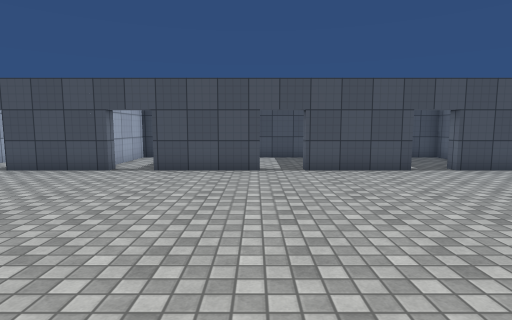
view 1 (above)

24 first-person views from a walk through a Unity game level. The camera is 1.4 m above the floor, tilts 6° down and sees 80° across. Doors are open. The floor is counted in squares, 1 m on a side. Each view is taken from the middle of a square. On the plan, view 1 faces up. The plan holds only what a view shows up to about 14 squares ahead; the rest is blank. The place goes on beyond the plan. Surface patterns are stand-ins for the level's own textures.

view 2
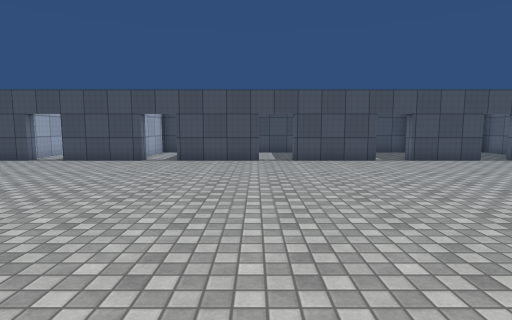

view 3
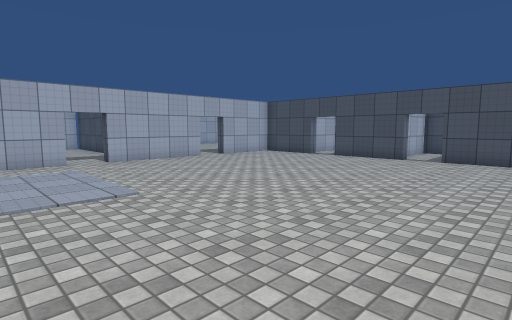

view 4
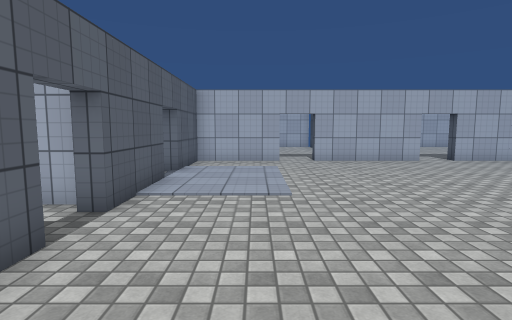

view 5
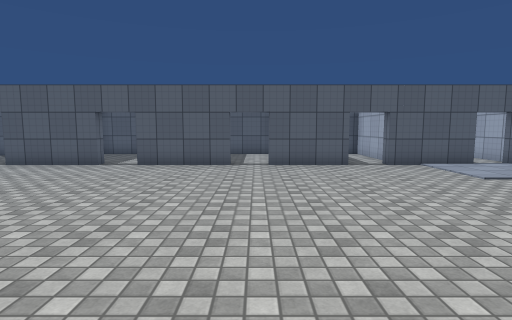

view 6
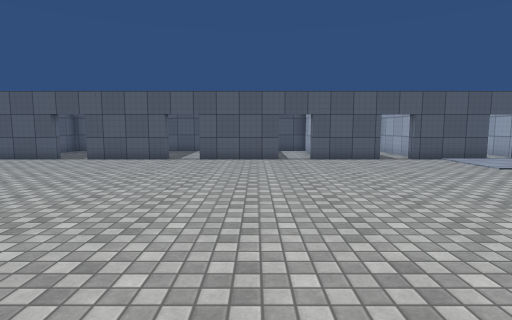

view 7
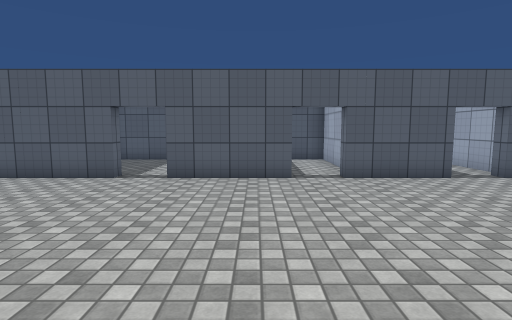

view 8
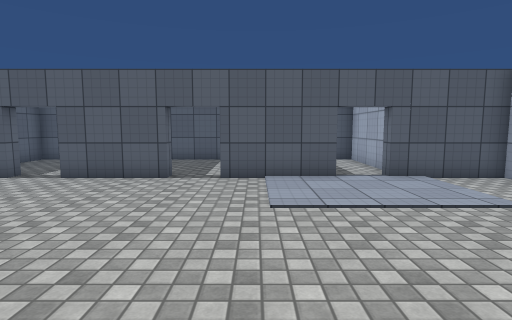

view 9
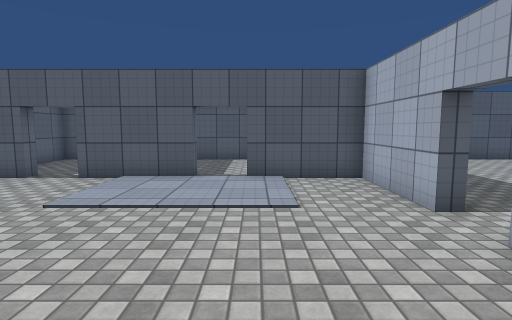

view 10
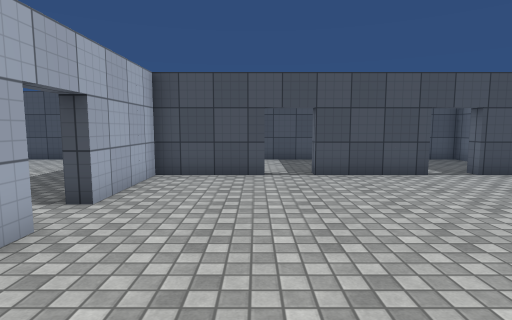

view 11
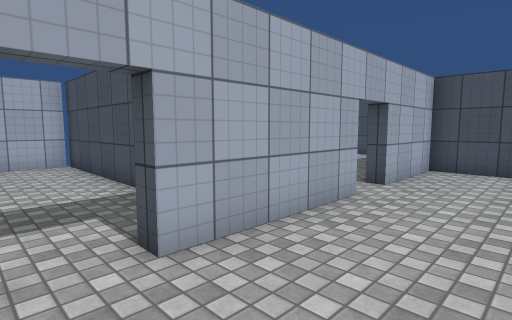

view 12
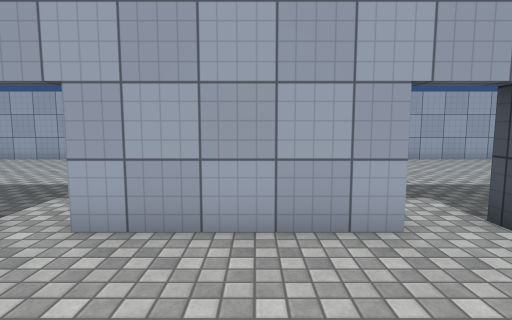

view 13
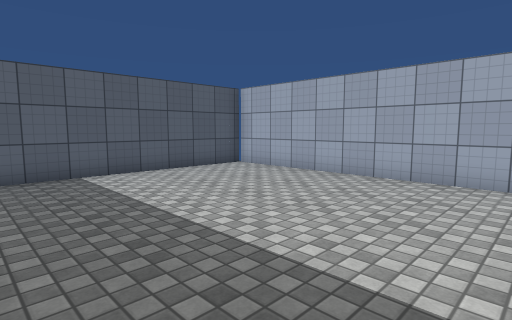

view 14
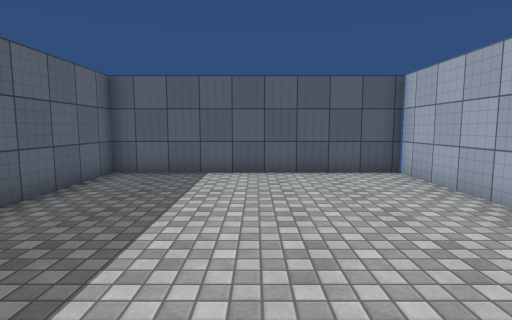

view 15
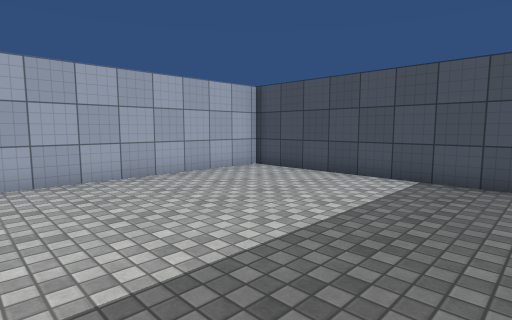

view 16
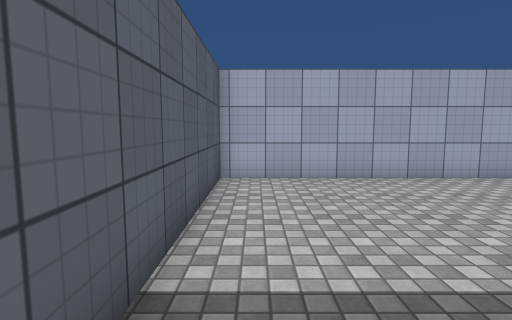

view 17
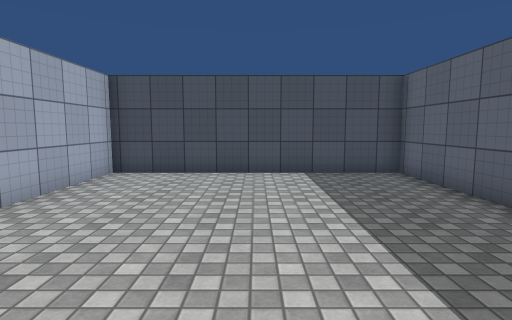

view 18
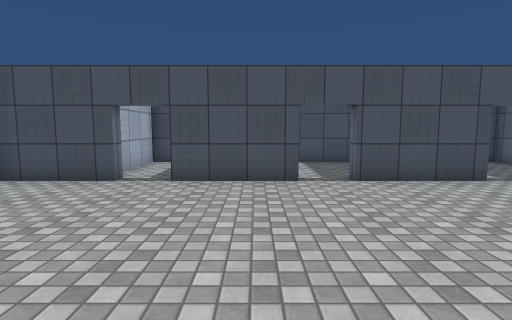

view 19
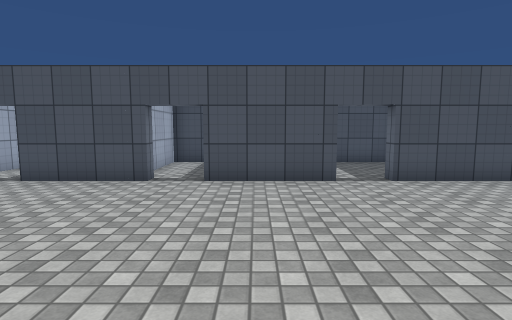

view 20
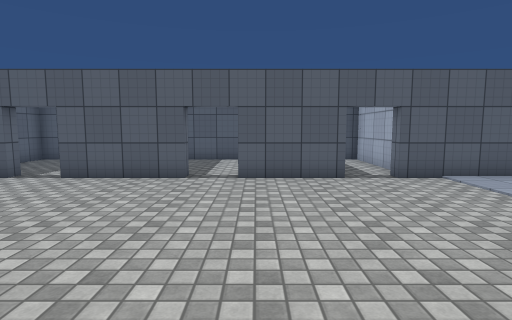

view 21
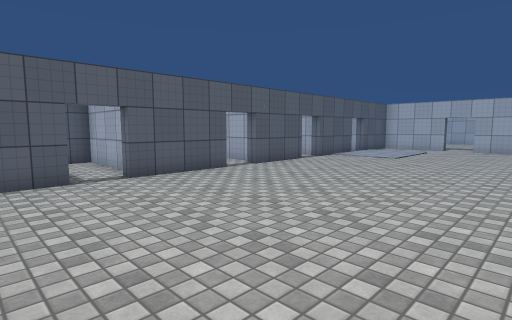

view 22
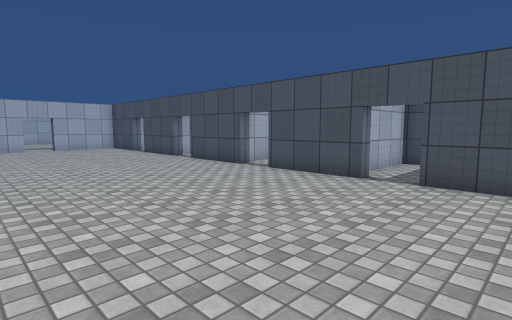

view 23
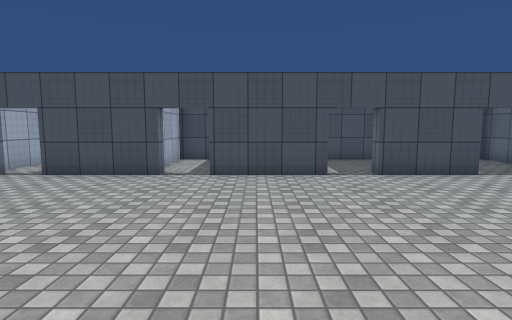

view 24
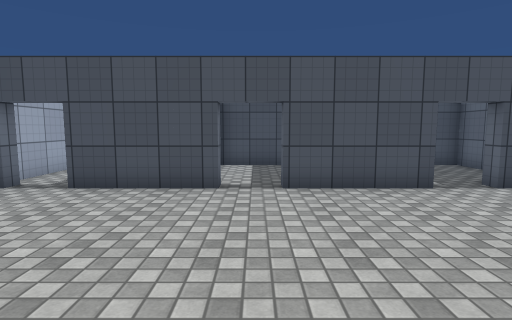

### Floor plan
Ten units are one square. View 1 is at (0, 0); x grows to the right and y downward. Boxes are objects, and circles mark ways between rooms. Rooms are numbered by the first view taken in them; rooms with no view inside come last. Other rooms are left out.
<svg viewBox="-230 -150 330 250">
<path fill="none" stroke="#000" d="M-36 45 -4 45 -4 50M10 50 10 45 46 45 46 50M-34 50 -34 45M1 -105 1 -100 -34 -100 -34 -105M-48 -100 -83 -100M-50 -106 -50 -99M-83 45 -50 45 -50 50M60 50 60 45 95 45M51 -106 51 -100 16 -100 16 -105M-97 -100 -130 -100 -130 -65M-130 10 -130 45 -97 45M-130 -50 -130 -5M95 -100 66 -100 66 -105M-136 10 -130 10M-169 -20 -225 -20 -225 95 -135 95 -135 52M-130 -5 -135 -5M-135 -102 -135 -145 -225 -145 -225 -40 -150 -40M-130 -65 -135 -65M-54 52 -54 95M-56 95 -15 95 -15 78M-10 55 -10 95 35 95 35 81M40 62 40 95 86 95 86 81M-11 -136 -11 -145 -54 -145 -54 -110M86 -131 86 -145 46 -145 46 -115M39 -136 39 -145 -4 -145 -4 -110M-83 50 -83 45M-102 55 -102 95 -74 95M-97 45 -97 50"/>
<circle cx="-130" cy="5" r="3" fill="#2a7"/>
<circle cx="-130" cy="-55" r="3" fill="#2a7"/>
<circle cx="-40" cy="50" r="3" fill="#2a7"/>
<circle cx="5" cy="50" r="3" fill="#2a7"/>
<circle cx="55" cy="50" r="3" fill="#2a7"/>
<circle cx="-40" cy="-100" r="3" fill="#2a7"/>
<circle cx="60" cy="-100" r="3" fill="#2a7"/>
<circle cx="10" cy="-100" r="3" fill="#2a7"/>
<circle cx="-90" cy="50" r="3" fill="#2a7"/>
<text x="-10" y="-20">1</text>
<text x="-180" y="40">2</text>
<text x="-180" y="-90">3</text>
<text x="-40" y="70">4</text>
<text x="10" y="70">5</text>
<text x="60" y="70">6</text>
<text x="-30" y="-130">7</text>
<text x="70" y="-130">8</text>
<text x="20" y="-130">9</text>
<text x="-80" y="70">10</text>
</svg>
Room 1 opens to room 2. Room 1 opens to room 3. Room 1 opens to room 4. Room 1 opens to room 5. Room 1 opens to room 6. Room 1 opens to room 7. Room 1 opens to room 8. Room 1 opens to room 9. Room 1 opens to room 10.

Where each view was taken, in squares from view 1:
view 1: 0 up, 0 right, facing up
view 2: 3 down, 0 right, facing up
view 3: 4 down, 0 right, facing up-left
view 4: 2 down, 0 right, facing left
view 5: 7 up, 0 right, facing down
view 6: 9 up, 2 right, facing down
view 7: 4 up, 2 right, facing down
view 8: 4 up, 6 left, facing down
view 9: 4 up, 10 left, facing down
view 10: 1 up, 10 left, facing up
view 11: 1 down, 10 left, facing up-left
view 12: 3 up, 9 left, facing left
view 13: 0 up, 14 left, facing down-left
view 14: 0 up, 18 left, facing down
view 15: 6 up, 14 left, facing up-left
view 16: 5 up, 14 left, facing left
view 17: 5 up, 18 left, facing up
view 18: 2 up, 6 left, facing up
view 19: 2 up, 2 left, facing up
view 20: 4 up, 1 left, facing down
view 21: 4 up, 8 right, facing down-left
view 22: 2 up, 9 right, facing up-left
view 23: 1 up, 3 right, facing up
view 24: 3 up, 1 right, facing up
